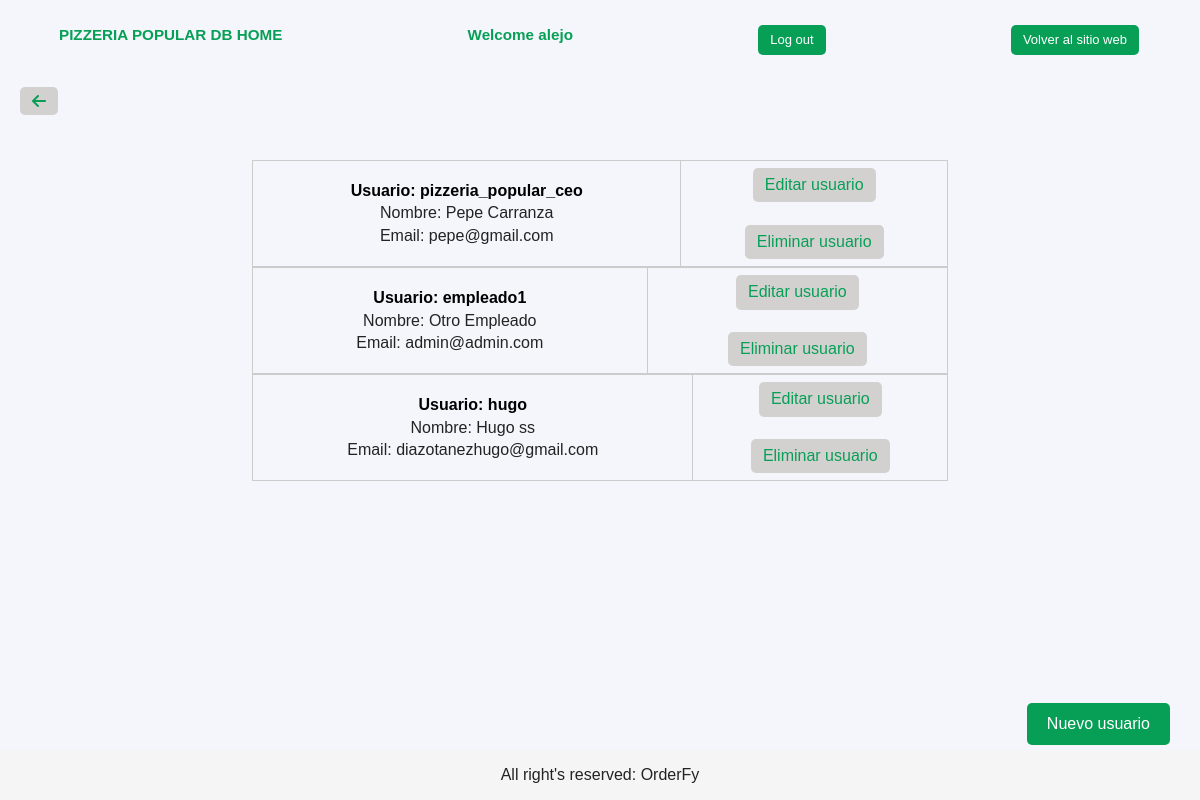
The app's page /database/pizzeria_popular/users/ (signed in) with its own data.
### restaurants/models.py (models this page shows, shortened)
class Restaurant(models.Model):
    def get_upload_to_path_logo(self, filename):
        return f'{self.slug}/logo/{filename}'
    def get_upload_to_path_image(self, filename):
        return f'{self.slug}/image/{filename}'
    id= models.AutoField(primary_key=True)
    name= models.CharField(max_length=80)
    slug= models.SlugField(max_length=20, unique=True)
    description= models.TextField(max_length=1000, blank=True, null=True)
    logo= models.ImageField(upload_to=get_upload_to_path_logo, default="default_restaurant_logo.png")
    image= models.ImageField(upload_to=get_upload_to_path_image, default="default_restaurant_image.png")
    primary_color= models.CharField(max_length=7, validators=[functions.validate_color_hex])
    secondary_color= models.CharField(max_length=7, validators=[functions.validate_color_hex])
    q_branches= models.PositiveSmallIntegerField(default=1, validators=[functions.validate_not_zero])
    created= models.DateTimeField(auto_now_add= True)
    updated= models.DateTimeField(auto_now= True)
    class Meta:
        verbose_name=  "Restaurant"
        verbose_name_plural= "Restaurants"

### access_user/models.py (models this page shows)
class CustomUser(AbstractUser):
    restaurant= models.ForeignKey(Restaurant, on_delete=models.CASCADE, blank=True, null=True)

### access_user/views/show_db.py (the view)
# urls.py: path('<str:restaurant_slug>/users/', login_required(show_db.users), name='db_users'),
@login_required
def users(request, restaurant_slug):
    restaurant= functions.get_restaurant(restaurant_slug)
    if not restaurant: return HttpResponseNotFound("Cannot find restaurant named '" + restaurant_slug + "'")
    answer= functions.check_user(request, restaurant)
    if answer== "no_access": return HttpResponseForbidden(f'Your user, {request.user.username}, has not access to {restaurant.name}`s DataBase')
    users= Amodels.CustomUser.objects.filter(restaurant=restaurant)
    params= {
        "restaurant": restaurant,
        "users": users,
    }
    return render(request, 'access_user/info/users.html', params)

### access_user/functions.py (called while the page is built)
def check_user(request, restaurant):
    if not request.user.is_superuser:
        users= CustomUser.objects.filter(restaurant=restaurant)
        if request.user not in users: return "no_access"
        return None

def get_restaurant(restaurant_slug):
    try:
        restaurant= Rmodels.Restaurant.objects.get(slug= restaurant_slug)
        return restaurant
    except ObjectDoesNotExist:
        return None

### templates/access_user/info/users.html (shortened to what this page needs)
{% extends 'access_user/base.html' %}
{% load static %}
{% block content %}
    <a href="{% url 'db_home' restaurant.slug %}" class="boton fa-solid fa-arrow-left"> </a>
    <br><br><br>
    {% if users %}
        {% for user in users %}
        <div class="table-container">
            <div class="table-row">
                <div class="table-cell">
                    <h4> Usuario: {{ user.username }} </h4>
                    <p> Nombre: {{ user.first_name }} {{ user.last_name }}</p>
                    <p> Email: {{ user.email }} </p>
                </div>
                <div class="table-cell">
                    <a href="{% url 'edit_user' restaurant.slug user.username %}" class="boton"> Editar usuario </a> <br> <br>
                    <a class="del_btn boton" href="{% url 'delete_user' restaurant.slug user.username %}"> Eliminar usuario </a> <br>
                </div>
            </div>
        </div>
        {% endfor %}
    {% else %}
        <p>No hay usuarios cargados todavia</p>
    {% endif %}
    <br>
    <a href="{% url 'db_register' restaurant.slug %}" class="nuevo"> Nuevo usuario </a>
{% endblock %}

### templates/access_user/base.html (shortened to what this page needs)
<!DOCTYPE html>
<html lang="en">
{% load static %}
<head>
    <link rel="stylesheet" href="{% static 'css/database/base.css' %}">
    <link rel="stylesheet" href="{% static 'css/restaurants/restaurants.css' %}">
</head>
<body>
    <section class="section">
        <header class="orderfy">
            <h3> {{ restaurant.name | upper }} DB HOME </h3>
            <h3> Welcome {{ user.username }} </h3>
            <a href="{% url 'db_logout' restaurant.slug %}" class="botres"> Log out </a>
            <a href="{% url 'restaurant' restaurant.slug %}" class="botres"> Volver al sitio web </a>
        </header>
        <br><br><br>
        {% block content %} {% endblock %}
        <footer class="footer">
            <p class="center-content"> All right's reserved: OrderFy </p>
        </footer>
    </section>
</body>
</html>

### static/css/database/base.css (style rules this page uses)
:root { --background: #F4F6FC; --backsec1: #e7e9ef; --backsec2: #F4F6FC; --logoGreen: #079F56 ; --letras: #232323; --botones: #d3d0d0; }
.table-container { display: table; width: 60%; border-collapse: collapse; margin: 0 auto; }
.table-row { display: table-row; height: 50px; }
.table-cell { display: table-cell; padding: 7px; border: 1px solid #ccc; text-align: center; vertical-align: middle; }
.table-cell p { margin: 0; }
.footer { position: fixed; bottom: 0; left: 0; right: 0; width: 100%; height: 50px; background-color: #f5f5f5; text-align: center; line-height: 50px; }
.nuevo { position: fixed; bottom: 55px; text-decoration: none; right: 30px; padding: 10px 20px; background-color: var(--logoGreen); color: white; border: none; border-radius: 5px; cursor: pointer; display: block; }

### static/css/restaurants/restaurants.css (style rules this page uses)
:root { --background: #F4F6FC; --backsec1: #e7e9ef; --backsec2: #F4F6FC; --logoGreen: #079F56 ; --letras: #232323; --botones: #d3d0d0; }
* { margin: 0; padding: 0; box-sizing: border-box; }
body { font-family: 'Arial', sans-serif; line-height: 1.4; background-color: var(--background); }
.section { background-color: var(--background); padding: 20px; }
header { position: fixed; top: -1px; left: -1px; right: -1px; padding: 1rem 5%; display: flex; align-items: center; justify-content: space-between; z-index: 1000; background-color: var(--background); }
.center-content { width: 100%; display: flex; justify-content: center; }
.orderfy { font-size: 13px; text-align: center; background-color: var(--background); color: var(--logoGreen); width: 100%; }
p { color: var(--letras); }
.botres { display: inline-block; padding: 6px 12px; background-color: var(--logoGreen); color: white; text-decoration: none; border-color: var(--logoGreen); border-radius: 5px; margin-top: 10px; transition: background-color 0.3s; }
.boton { display: inline-block; padding: 6px 12px; background-color: var(--botones); color: var(--logoGreen); text-decoration: none; border-radius: 5px; transition: background-color 0.3s; }

### records on screen
Restaurant: name "PIZZERIA POPULAR"
CustomUser: username "alejo"
CustomUser: username "pizzeria_popular_ceo", first_name "Pepe", last_name "Carranza", email "pepe@gmail.com"
CustomUser: username "empleado1", first_name "Otro", last_name "Empleado", email "admin@admin.com"
CustomUser: username "hugo", first_name "Hugo", last_name "ss", email "diazotanezhugo@gmail.com"
